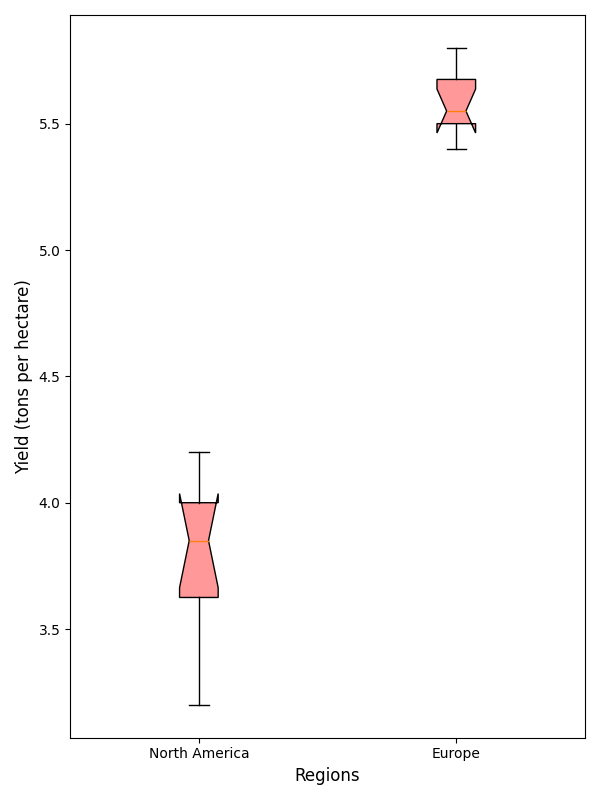

Python code for this plot:
import matplotlib.pyplot as plt

# Define regions and data
regions = ['North America', 'Europe']
wheat_na = [3.2, 3.5, 3.6, 4.0, 4.2, 3.9, 4.1, 3.8, 4.0, 3.7]
wheat_eu = [5.5, 5.4, 5.6, 5.7, 5.8, 5.5, 5.6, 5.4, 5.7, 5.5]
data_wheat = [wheat_na, wheat_eu]

# Create subplot
fig, ax = plt.subplots(figsize=(6, 8))

# Plot Wheat Yields
box_wheat = ax.boxplot(data_wheat, vert=True, patch_artist=True, labels=regions, notch=True)
for patch in box_wheat['boxes']:
    patch.set_facecolor('#FF9999')

# Set labels
ax.set_ylabel('Yield (tons per hectare)', fontsize=12)
ax.set_xlabel('Regions', fontsize=12)

# Adjust layout
plt.tight_layout()

# Show plot
plt.show()
